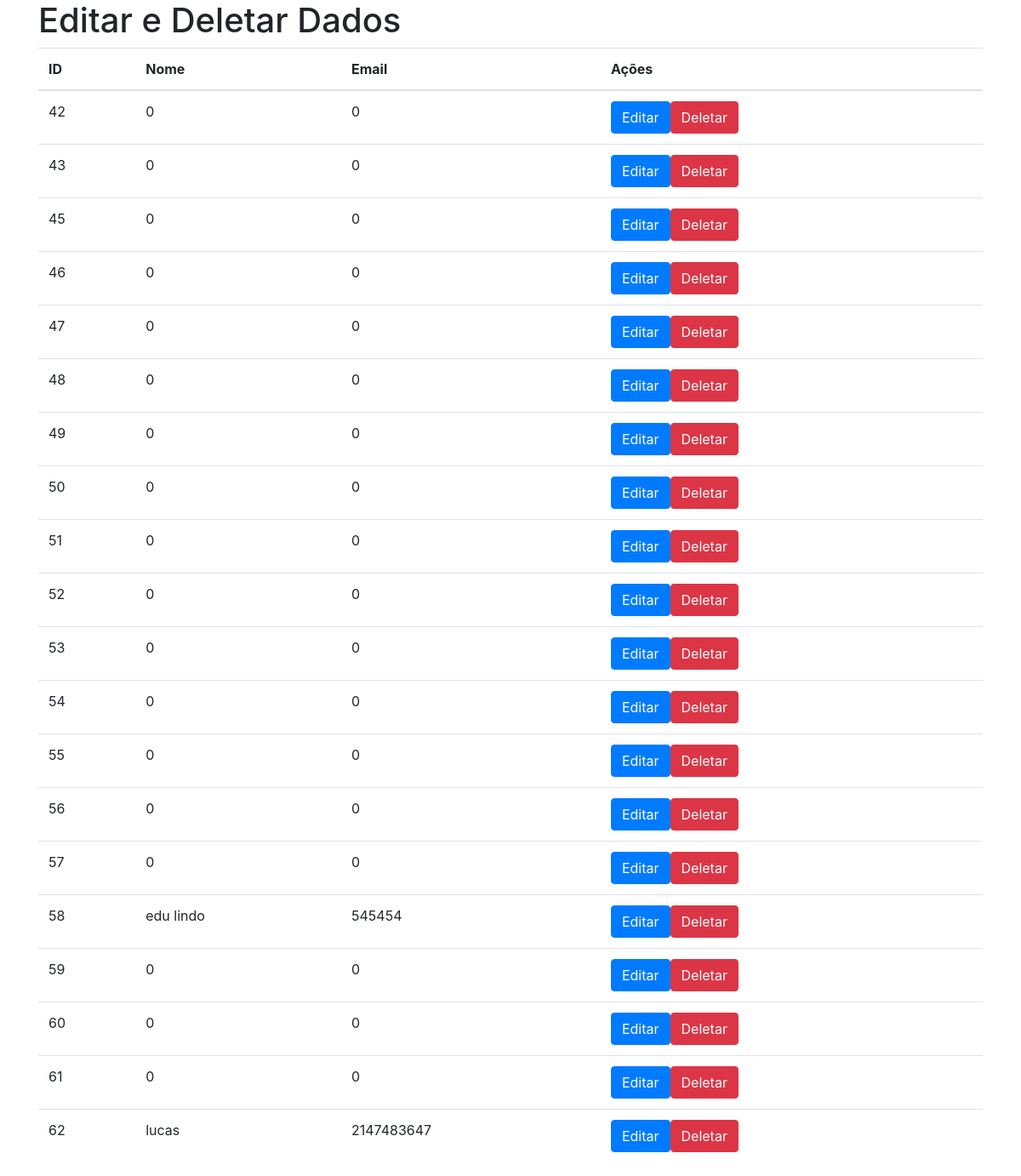
Page /table.php on the committed database.
### tables this page shows
CREATE TABLE `cliente` (
  `id` int(11) NOT NULL,
  `nome` varchar(75) DEFAULT NULL,
  `cpf` int(11) DEFAULT NULL
);

### table.php (the view, shortened to what this page needs)
<!DOCTYPE html>
<html>
<head>
    <link rel="stylesheet" href="https://stackpath.bootstrapcdn.com/bootstrap/4.3.1/css/bootstrap.min.css">
</head>
<body>
    <div class="container">
        <h1>Editar e Deletar Dados</h1>
        <?php
        $host = 'localhost';
        $username = 'root';
        $password = '';
        $database = 'cordeiro';
        $conn = mysqli_connect($host, $username, $password, $database);
        $query = 'SELECT id, nome, cpf FROM cliente';
        $result = mysqli_query($conn, $query);
        if (mysqli_num_rows($result) > 0) {
            echo '<table class="table">';
            echo '<thead><tr><th>ID</th><th>Nome</th><th>Email</th><th>Ações</th></tr></thead>';
            echo '<tbody>';
            while ($row = mysqli_fetch_assoc($result)) {
                echo '<tr>';
                echo '<td>' . $row['id'] . '</td>';
                echo '<td>' . $row['nome'] . '</td>';
                echo '<td>' . $row['cpf'] . '</td>';
                echo '<td>';
                echo '<button class="btn btn-primary" data-toggle="modal" data-target="#editarModal" data-id="' . $row['id'] . '" data-nome="' . $row['nome'] . '" data-email="' . $row['cpf'] . '">Editar</button>';
                echo '<button class="btn btn-danger" onclick="deletar(' . $row['id'] . ')">Deletar</button>';
                echo '</td>';
                echo '</tr>';
            }
            echo '</tbody>';
            echo '</table>';
        } else {
            echo 'Nenhum registro encontrado.';
        }
        ?>
    </div>
    <link rel='stylesheet' href='sweetalert2.min.css'>
</body>
</html>

### rows in the picture
cliente: id "42", nome "0", cpf "0"
cliente: id "43", nome "0", cpf "0"
cliente: id "45", nome "0", cpf "0"
cliente: id "46", nome "0", cpf "0"
cliente: id "47", nome "0", cpf "0"
cliente: id "48", nome "0", cpf "0"
cliente: id "49", nome "0", cpf "0"
cliente: id "50", nome "0", cpf "0"
cliente: id "51", nome "0", cpf "0"
cliente: id "52", nome "0", cpf "0"
cliente: id "53", nome "0", cpf "0"
cliente: id "54", nome "0", cpf "0"
cliente: id "55", nome "0", cpf "0"
cliente: id "56", nome "0", cpf "0"
cliente: id "57", nome "0", cpf "0"
cliente: id "58", nome "edu lindo", cpf "545454"
cliente: id "59", nome "0", cpf "0"
cliente: id "60", nome "0", cpf "0"
cliente: id "61", nome "0", cpf "0"
cliente: id "62", nome "lucas", cpf "2147483647"
